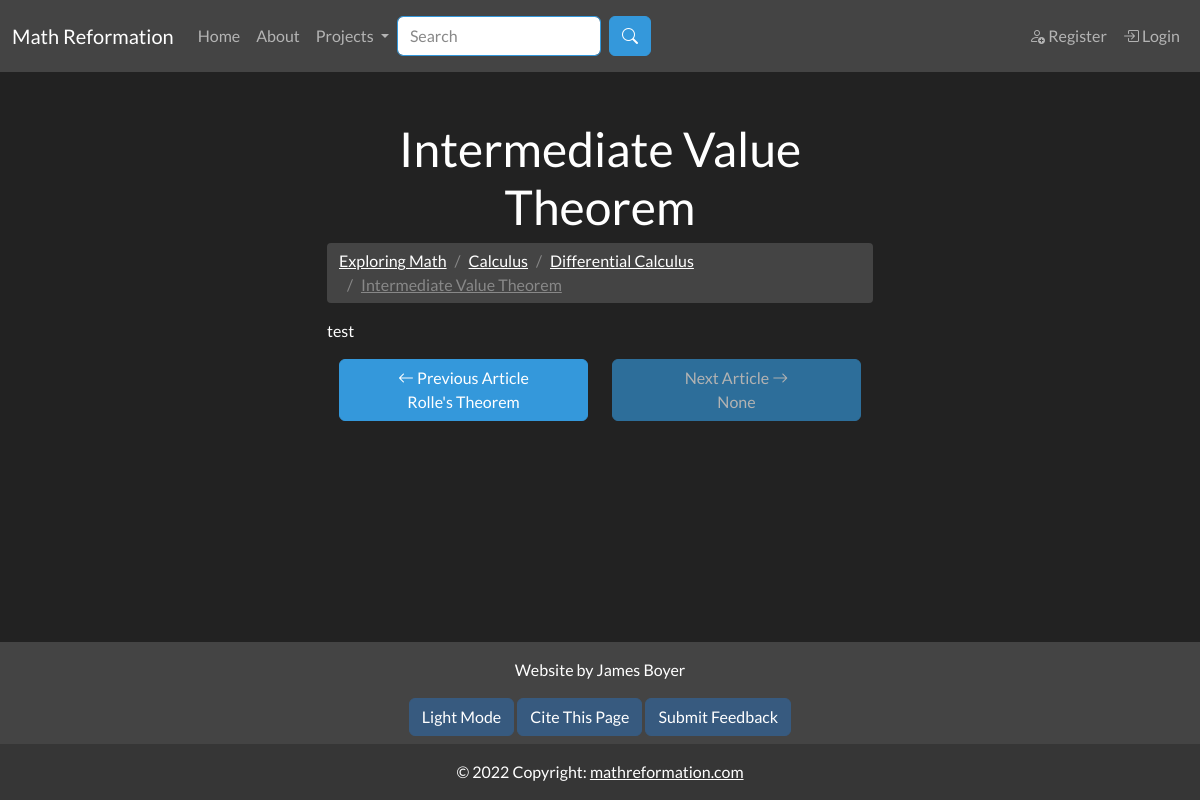
Screenshot of /intermediate_value_theorem with the database file from the repository.
### app/models.py (models this page shows, shortened)
class SearchableMixin(object):
    @classmethod
    def search(cls, expression, page, per_page):
        ids, scores, total = query_index(cls.__tablename__, expression, page, per_page)
        if total == 0:
            return cls.query.filter_by(id=0), [], 0
        when = []
        for i in range(len(ids)):
            when.append((ids[i], i))
        return cls.query.filter(cls.id.in_(ids)).order_by( db.case(when, value=cls.id)), scores, total

class Document(SearchableMixin, db.Model):
    __tablename__ = "document"
    __searchable__ = ["body_main", "name"]
    id = db.Column(db.Integer, primary_key=True)
    name = db.Column(db.String(50), nullable=False, unique=False)
    path = db.Column(db.String(250), unique=True, nullable=False)
    body_main = db.Column(db.String(), index=True)
    body_draft = db.Column(db.String(), index=True)
    date_added = db.Column(db.DateTime, nullable=False,
        default=datetime.utcnow)
    header = db.Column(db.String(), index=True)
    order = db.Column(db.Integer())
    is_visible = db.Column(db.Boolean())
    document_type = db.Column(db.String(10), index=True)
    user_id = db.Column(db.Integer, db.ForeignKey('user.id'))
    prev_page_id = db.Column(db.Integer(), db.ForeignKey("document.id"))
    next_page = db.relationship("Document", backref=backref("prev_page", remote_side=[id]), uselist=False, foreign_keys=[prev_page_id])
    parent_id = db.Column(db.Integer(), db.ForeignKey("document.id"))
    children = db.relationship("Document", backref=backref("parent", remote_side=[id]), foreign_keys=[parent_id])

### app/main/routes.py (the view, shortened to what this page needs)
@bp.route("/<path>", methods=["GET", "POST"])
def document_page(path):
    form = BookmarkDocumentForm()
    document = db.first_or_404(Document.query.filter_by(path=path))
    if document.document_type == "special":
        abort(404)
    if current_user.is_authenticated:
        user = User.query.get(current_user.get_id())
        if user.has_bookmarked_document(document):
            form.submit.label.text = "Unbookmark " + document.document_type.capitalize()
        else:
            form.submit.label.text = "Bookmark " + document.document_type.capitalize()
    else:
        user = None
    breadcrumb_links = []
    if document.document_type != "book":
        doc = document
        while True:
            breadcrumb_links.append({"name":doc.name, "path":doc.path})
            doc = doc.parent
            if doc == None:
                break
        breadcrumb_links = breadcrumb_links[::-1]
    content = {}
    content["breadcrumb_links"] = breadcrumb_links
    content["document"] = document
    content["form"] = form
    content["user"] = user
    return render_template('main/document.html', **content, title=document.name)

### app/main/forms.py
class SearchForm(FlaskForm):
    q = StringField("Search", validators=[DataRequired()])
    submit = SubmitField("Search")
    def __init__(self, *args, **kwargs):
        if 'formdata' not in kwargs:
            kwargs['formdata'] = request.args
        if 'csrf_enabled' not in kwargs:
            kwargs['csrf_enabled'] = False
        super(SearchForm, self).__init__(*args, **kwargs)

class BookmarkDocumentForm(FlaskForm):
    submit = SubmitField("Submit")

### MathReformationWebsite.py (called while the page is built)
@app.context_processor
def add_imports():
    return dict(admin_permission=admin_permission, author_permission=author_permission, editor_permission=editor_permission, g=g)

### app/main/routes.py (called while the page is built)
@bp.before_app_request
def before_request():
    g.search_form = SearchForm(meta={'csrf': False})
    if g.search_form.validate():
        print("here")

### app/templates/main/document.html (shortened to what this page needs)
{% extends "base.html" %}
{% from 'macros/general_macros.html' import page_navigation %}
{% block content %}
<h1 class="text-center">{{ document.name }}</h1>
{% if breadcrumb_links != [] %}
<ul class="breadcrumb">
    {% for link in breadcrumb_links %}
    <a class="breadcrumb-item {% if loop.last %}active{% endif %}" href="{{ url_for('main.document_page', path=link['path']) }}">
            {{ link['name'] }}
    </a>
    {% endfor %}
</ul>
{% endif %}
{{ document.body_main | safe }}
{{ page_navigation(next_page=document.next_page, prev_page=document.prev_page)}}
{% endblock %}
{% block citation %}
{{ citation_info(page_type="Document", page_name=document.name) }}
{% endblock %}

### app/templates/macros/general_macros.html
{% macro citation_info(page_type, page_name) -%}
{% if page_name == "Citation" %}
{{ url_for('main.citation',
            page_type=page_type,
            page_name=page_name,
            page_url="citation") }}
{% else %}
{{ url_for('main.citation',
            page_type=page_type,
            page_name=page_name,
            page_url=request.path[1:].replace("/", "%2F")) }}
{% endif %}
{%- endmacro %}
{% macro page_navigation(next_page, prev_page) -%}
{% if next_page != None or prev_page != None %}
<div class="container text-center mt-3 mb-5">
    <div class="row align-items-start">
      <div class="col d-flex flex-column">
          {% if prev_page %}
          <a href="{{ prev_page.path }}" class="btn btn-info" role="button">
              <i class="bi bi-arrow-left"></i> Previous {{prev_page.document_type.capitalize()}}<br>
              {{prev_page.name}}
          </a>
          {% else %}
          <a href="#" class="btn btn-info disabled" role="button">
              <i class="bi bi-arrow-left"></i> Previous {{next_page.document_type.capitalize()}}<br>
              None
          </a>
          {% endif %}    </div>
      <div class="col d-flex flex-column">
          {% if next_page %}
          <a href="{{ next_page.path }}" class="btn btn-info" role="button">
              Next {{next_page.document_type.capitalize()}} <i class="bi bi-arrow-right"></i><br>
              {{next_page.name}}
          </a>
          {% else %}
          <a href="#" class="btn btn-info disabled" role="button">
              Next {{prev_page.document_type.capitalize()}} <i class="bi bi-arrow-right"></i><br>
              None
          </a>
          {% endif %}
        </div>
  </div>
</div>
{% endif %}
{%- endmacro %}

### rows the page displays
Document: name "Intermediate Value Theorem", body_main "test"
Document: name "Exploring Math"
Document: name "Calculus"
Document: name "Differential Calculus"
Document: document_type "Article", name "Rolle's Theorem"
